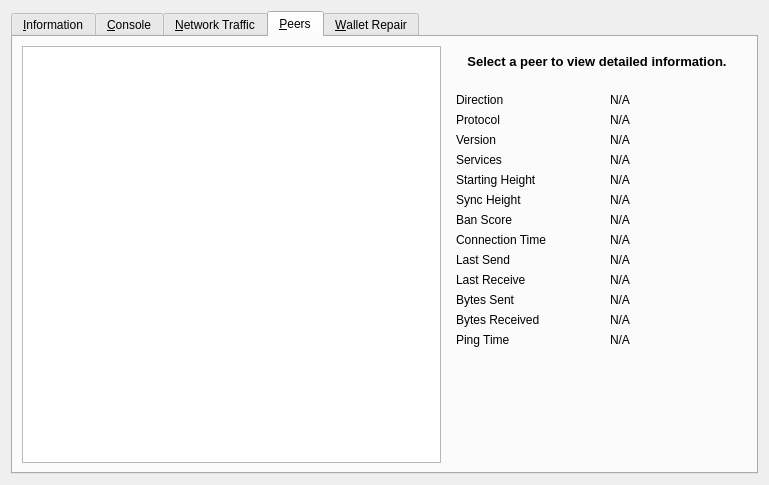
<?xml version="1.0" encoding="UTF-8"?>
<ui version="4.0">
 <class>RPCConsole</class>
 <widget class="QDialog" name="RPCConsole">
  <property name="geometry">
   <rect>
    <x>0</x>
    <y>0</y>
    <width>769</width>
    <height>485</height>
   </rect>
  </property>
  <property name="windowTitle">
   <string>Tools window</string>
  </property>
  <layout class="QVBoxLayout" name="verticalLayout_2">
   <item>
    <widget class="QTabWidget" name="tabWidget">
     <property name="currentIndex">
      <number>3</number>
     </property>
     <widget class="QWidget" name="tab_info">
      <attribute name="title">
       <string>&amp;Information</string>
      </attribute>
      <layout class="QGridLayout" name="gridLayout" columnstretch="0,0">
       <property name="horizontalSpacing">
        <number>12</number>
       </property>
       <item row="11" column="0">
        <widget class="QLabel" name="blockchainHeader">
         <property name="font">
          <font>
           <weight>75</weight>
           <bold>true</bold>
          </font>
         </property>
         <property name="text">
          <string>Block chain</string>
         </property>
        </widget>
       </item>
       <item row="10" column="1">
        <widget class="QLabel" name="masternodeCount">
         <property name="text">
          <string>N/A</string>
         </property>
        </widget>
       </item>
       <item row="1" column="1">
        <widget class="QLabel" name="clientName">
         <property name="cursor">
          <cursorShape>IBeamCursor</cursorShape>
         </property>
         <property name="text">
          <string>N/A</string>
         </property>
         <property name="textFormat">
          <enum>Qt::PlainText</enum>
         </property>
         <property name="textInteractionFlags">
          <set>Qt::LinksAccessibleByMouse|Qt::TextSelectableByKeyboard|Qt::TextSelectableByMouse</set>
         </property>
        </widget>
       </item>
       <item row="0" column="0">
        <widget class="QLabel" name="generalHeader">
         <property name="font">
          <font>
           <weight>75</weight>
           <bold>true</bold>
          </font>
         </property>
         <property name="text">
          <string>General</string>
         </property>
        </widget>
       </item>
       <item row="1" column="0">
        <widget class="QLabel" name="clientNameLabel">
         <property name="text">
          <string>Client name</string>
         </property>
        </widget>
       </item>
       <item row="3" column="1">
        <widget class="QLabel" name="openSSLVersion">
         <property name="cursor">
          <cursorShape>IBeamCursor</cursorShape>
         </property>
         <property name="text">
          <string>N/A</string>
         </property>
         <property name="textFormat">
          <enum>Qt::PlainText</enum>
         </property>
         <property name="textInteractionFlags">
          <set>Qt::LinksAccessibleByMouse|Qt::TextSelectableByKeyboard|Qt::TextSelectableByMouse</set>
         </property>
        </widget>
       </item>
       <item row="5" column="0">
        <widget class="QLabel" name="buildDateLabel">
         <property name="text">
          <string>Build date</string>
         </property>
        </widget>
       </item>
       <item row="9" column="0">
        <widget class="QLabel" name="numberOfConnectionsLabel">
         <property name="text">
          <string>Number of connections</string>
         </property>
        </widget>
       </item>
       <item row="4" column="1">
        <widget class="QLabel" name="berkeleyDBVersion">
         <property name="cursor">
          <cursorShape>IBeamCursor</cursorShape>
         </property>
         <property name="text">
          <string>N/A</string>
         </property>
         <property name="textFormat">
          <enum>Qt::PlainText</enum>
         </property>
         <property name="textInteractionFlags">
          <set>Qt::LinksAccessibleByMouse|Qt::TextSelectableByKeyboard|Qt::TextSelectableByMouse</set>
         </property>
        </widget>
       </item>
       <item row="6" column="0">
        <widget class="QLabel" name="startupTimeLabel">
         <property name="text">
          <string>Startup time</string>
         </property>
        </widget>
       </item>
       <item row="9" column="1">
        <widget class="QLabel" name="numberOfConnections">
         <property name="cursor">
          <cursorShape>IBeamCursor</cursorShape>
         </property>
         <property name="text">
          <string>N/A</string>
         </property>
         <property name="textFormat">
          <enum>Qt::PlainText</enum>
         </property>
         <property name="textInteractionFlags">
          <set>Qt::LinksAccessibleByMouse|Qt::TextSelectableByKeyboard|Qt::TextSelectableByMouse</set>
         </property>
        </widget>
       </item>
       <item row="12" column="0">
        <widget class="QLabel" name="numberOfBlocksLabel">
         <property name="text">
          <string>Current number of blocks</string>
         </property>
        </widget>
       </item>
       <item row="12" column="1">
        <widget class="QLabel" name="numberOfBlocks">
         <property name="cursor">
          <cursorShape>IBeamCursor</cursorShape>
         </property>
         <property name="text">
          <string>N/A</string>
         </property>
         <property name="textFormat">
          <enum>Qt::PlainText</enum>
         </property>
         <property name="textInteractionFlags">
          <set>Qt::LinksAccessibleByMouse|Qt::TextSelectableByKeyboard|Qt::TextSelectableByMouse</set>
         </property>
        </widget>
       </item>
       <item row="13" column="0">
        <widget class="QLabel" name="lastBlockTimeLabel">
         <property name="text">
          <string>Last block time</string>
         </property>
        </widget>
       </item>
       <item row="16" column="0">
        <widget class="QPushButton" name="openDebugLogfileButton">
         <property name="toolTip">
          <string>Open the PCIB debug log file from the current data directory. This can take a few seconds for large log files.</string>
         </property>
         <property name="text">
          <string>&amp;Open</string>
         </property>
         <property name="autoDefault">
          <bool>false</bool>
         </property>
        </widget>
       </item>
       <item row="15" column="0">
        <widget class="QLabel" name="debugLogFileHeader">
         <property name="font">
          <font>
           <weight>75</weight>
           <bold>true</bold>
          </font>
         </property>
         <property name="text">
          <string>Debug log file</string>
         </property>
        </widget>
       </item>
       <item row="14" column="0">
        <spacer name="verticalSpacer_2">
         <property name="orientation">
          <enum>Qt::Vertical</enum>
         </property>
         <property name="sizeHint" stdset="0">
          <size>
           <width>20</width>
           <height>20</height>
          </size>
         </property>
        </spacer>
       </item>
       <item row="13" column="1">
        <widget class="QLabel" name="lastBlockTime">
         <property name="cursor">
          <cursorShape>IBeamCursor</cursorShape>
         </property>
         <property name="text">
          <string>N/A</string>
         </property>
         <property name="textFormat">
          <enum>Qt::PlainText</enum>
         </property>
         <property name="textInteractionFlags">
          <set>Qt::LinksAccessibleByMouse|Qt::TextSelectableByKeyboard|Qt::TextSelectableByMouse</set>
         </property>
        </widget>
       </item>
       <item row="2" column="0">
        <widget class="QLabel" name="clientVersionLabel">
         <property name="text">
          <string>Client version</string>
         </property>
        </widget>
       </item>
       <item row="2" column="1">
        <widget class="QLabel" name="clientVersion">
         <property name="cursor">
          <cursorShape>IBeamCursor</cursorShape>
         </property>
         <property name="text">
          <string>N/A</string>
         </property>
         <property name="textFormat">
          <enum>Qt::PlainText</enum>
         </property>
         <property name="textInteractionFlags">
          <set>Qt::LinksAccessibleByMouse|Qt::TextSelectableByKeyboard|Qt::TextSelectableByMouse</set>
         </property>
        </widget>
       </item>
       <item row="7" column="0">
        <widget class="QLabel" name="networkHeader">
         <property name="font">
          <font>
           <weight>75</weight>
           <bold>true</bold>
          </font>
         </property>
         <property name="text">
          <string>Network</string>
         </property>
        </widget>
       </item>
       <item row="8" column="0">
        <widget class="QLabel" name="networkNameLabel">
         <property name="text">
          <string>Name</string>
         </property>
        </widget>
       </item>
       <item row="6" column="1">
        <widget class="QLabel" name="startupTime">
         <property name="cursor">
          <cursorShape>IBeamCursor</cursorShape>
         </property>
         <property name="text">
          <string>N/A</string>
         </property>
         <property name="textFormat">
          <enum>Qt::PlainText</enum>
         </property>
         <property name="textInteractionFlags">
          <set>Qt::LinksAccessibleByMouse|Qt::TextSelectableByKeyboard|Qt::TextSelectableByMouse</set>
         </property>
        </widget>
       </item>
       <item row="3" column="0">
        <widget class="QLabel" name="openSSLVersionLabel">
         <property name="text">
          <string>Using OpenSSL version</string>
         </property>
         <property name="indent">
          <number>10</number>
         </property>
        </widget>
       </item>
       <item row="8" column="1">
        <widget class="QLabel" name="networkName">
         <property name="cursor">
          <cursorShape>IBeamCursor</cursorShape>
         </property>
         <property name="text">
          <string>N/A</string>
         </property>
         <property name="textFormat">
          <enum>Qt::PlainText</enum>
         </property>
         <property name="textInteractionFlags">
          <set>Qt::LinksAccessibleByMouse|Qt::TextSelectableByKeyboard|Qt::TextSelectableByMouse</set>
         </property>
        </widget>
       </item>
       <item row="10" column="0">
        <widget class="QLabel" name="masternodeCountLabel">
         <property name="text">
          <string>Number of Masternodes</string>
         </property>
        </widget>
       </item>
       <item row="5" column="1">
        <widget class="QLabel" name="buildDate">
         <property name="cursor">
          <cursorShape>IBeamCursor</cursorShape>
         </property>
         <property name="text">
          <string>N/A</string>
         </property>
         <property name="textFormat">
          <enum>Qt::PlainText</enum>
         </property>
         <property name="textInteractionFlags">
          <set>Qt::LinksAccessibleByMouse|Qt::TextSelectableByKeyboard|Qt::TextSelectableByMouse</set>
         </property>
        </widget>
       </item>
       <item row="4" column="0">
        <widget class="QLabel" name="berkeleyDBVersionLabel">
         <property name="text">
          <string>Using BerkeleyDB version</string>
         </property>
         <property name="indent">
          <number>10</number>
         </property>
        </widget>
       </item>
      </layout>
     </widget>
     <widget class="QWidget" name="tab_console">
      <attribute name="title">
       <string>&amp;Console</string>
      </attribute>
      <layout class="QVBoxLayout" name="verticalLayout_3">
       <property name="spacing">
        <number>3</number>
       </property>
       <item>
        <widget class="QTextEdit" name="messagesWidget">
         <property name="minimumSize">
          <size>
           <width>0</width>
           <height>100</height>
          </size>
         </property>
         <property name="readOnly">
          <bool>true</bool>
         </property>
         <property name="tabKeyNavigation" stdset="0">
          <bool>false</bool>
         </property>
         <property name="columnCount" stdset="0">
          <number>2</number>
         </property>
        </widget>
       </item>
       <item>
        <layout class="QHBoxLayout" name="horizontalLayout">
         <property name="spacing">
          <number>3</number>
         </property>
         <item>
          <widget class="QLabel" name="label">
           <property name="text">
            <string notr="true">&gt;</string>
           </property>
          </widget>
         </item>
         <item>
          <widget class="QLineEdit" name="lineEdit"/>
         </item>
         <item>
          <widget class="QPushButton" name="clearButton">
           <property name="maximumSize">
            <size>
             <width>24</width>
             <height>24</height>
            </size>
           </property>
           <property name="toolTip">
            <string>Clear console</string>
           </property>
           <property name="text">
            <string/>
           </property>
           <property name="icon">
            <iconset resource="../pcib.qrc">
             <normaloff>:/icons/remove</normaloff>:/icons/remove</iconset>
           </property>
           <property name="shortcut">
            <string notr="true">Ctrl+L</string>
           </property>
           <property name="autoDefault">
            <bool>false</bool>
           </property>
          </widget>
         </item>
        </layout>
       </item>
      </layout>
     </widget>
     <widget class="QWidget" name="tab_nettraffic">
      <attribute name="title">
       <string>&amp;Network Traffic</string>
      </attribute>
      <layout class="QHBoxLayout" name="horizontalLayout_3">
       <item>
        <layout class="QVBoxLayout" name="verticalLayout_4">
         <item>
          <widget class="TrafficGraphWidget" name="trafficGraph" native="true">
           <property name="sizePolicy">
            <sizepolicy hsizetype="Expanding" vsizetype="Expanding">
             <horstretch>0</horstretch>
             <verstretch>0</verstretch>
            </sizepolicy>
           </property>
          </widget>
         </item>
         <item>
          <layout class="QHBoxLayout" name="horizontalLayout_2">
           <item>
            <widget class="QSlider" name="sldGraphRange">
             <property name="minimum">
              <number>1</number>
             </property>
             <property name="maximum">
              <number>288</number>
             </property>
             <property name="pageStep">
              <number>12</number>
             </property>
             <property name="value">
              <number>6</number>
             </property>
             <property name="orientation">
              <enum>Qt::Horizontal</enum>
             </property>
            </widget>
           </item>
           <item>
            <widget class="QLabel" name="lblGraphRange">
             <property name="minimumSize">
              <size>
               <width>100</width>
               <height>0</height>
              </size>
             </property>
             <property name="alignment">
              <set>Qt::AlignCenter</set>
             </property>
            </widget>
           </item>
           <item>
            <widget class="QPushButton" name="btnClearTrafficGraph">
             <property name="text">
              <string>&amp;Clear</string>
             </property>
             <property name="autoDefault">
              <bool>false</bool>
             </property>
            </widget>
           </item>
          </layout>
         </item>
        </layout>
       </item>
       <item>
        <layout class="QVBoxLayout" name="verticalLayout">
         <item>
          <widget class="QGroupBox" name="groupBox">
           <property name="title">
            <string>Totals</string>
           </property>
           <layout class="QVBoxLayout" name="verticalLayout_5">
            <item>
             <layout class="QHBoxLayout" name="horizontalLayout_4">
              <item>
               <widget class="Line" name="line">
                <property name="sizePolicy">
                 <sizepolicy hsizetype="Fixed" vsizetype="Fixed">
                  <horstretch>0</horstretch>
                  <verstretch>0</verstretch>
                 </sizepolicy>
                </property>
                <property name="minimumSize">
                 <size>
                  <width>10</width>
                  <height>0</height>
                 </size>
                </property>
                <property name="palette">
                 <palette>
                  <active>
                   <colorrole role="Light">
                    <brush brushstyle="SolidPattern">
                     <color alpha="255">
                      <red>0</red>
                      <green>255</green>
                      <blue>0</blue>
                     </color>
                    </brush>
                   </colorrole>
                  </active>
                  <inactive>
                   <colorrole role="Light">
                    <brush brushstyle="SolidPattern">
                     <color alpha="255">
                      <red>0</red>
                      <green>255</green>
                      <blue>0</blue>
                     </color>
                    </brush>
                   </colorrole>
                  </inactive>
                  <disabled>
                   <colorrole role="Light">
                    <brush brushstyle="SolidPattern">
                     <color alpha="255">
                      <red>0</red>
                      <green>255</green>
                      <blue>0</blue>
                     </color>
                    </brush>
                   </colorrole>
                  </disabled>
                 </palette>
                </property>
                <property name="orientation">
                 <enum>Qt::Horizontal</enum>
                </property>
               </widget>
              </item>
              <item>
               <widget class="QLabel" name="label_16">
                <property name="text">
                 <string>Received</string>
                </property>
               </widget>
              </item>
              <item>
               <widget class="QLabel" name="lblBytesIn">
                <property name="minimumSize">
                 <size>
                  <width>50</width>
                  <height>0</height>
                 </size>
                </property>
                <property name="alignment">
                 <set>Qt::AlignRight|Qt::AlignTrailing|Qt::AlignVCenter</set>
                </property>
               </widget>
              </item>
             </layout>
            </item>
            <item>
             <layout class="QHBoxLayout" name="horizontalLayout_5">
              <item>
               <widget class="Line" name="line_2">
                <property name="sizePolicy">
                 <sizepolicy hsizetype="Fixed" vsizetype="Fixed">
                  <horstretch>0</horstretch>
                  <verstretch>0</verstretch>
                 </sizepolicy>
                </property>
                <property name="minimumSize">
                 <size>
                  <width>10</width>
                  <height>0</height>
                 </size>
                </property>
                <property name="palette">
                 <palette>
                  <active>
                   <colorrole role="Light">
                    <brush brushstyle="SolidPattern">
                     <color alpha="255">
                      <red>255</red>
                      <green>0</green>
                      <blue>0</blue>
                     </color>
                    </brush>
                   </colorrole>
                  </active>
                  <inactive>
                   <colorrole role="Light">
                    <brush brushstyle="SolidPattern">
                     <color alpha="255">
                      <red>255</red>
                      <green>0</green>
                      <blue>0</blue>
                     </color>
                    </brush>
                   </colorrole>
                  </inactive>
                  <disabled>
                   <colorrole role="Light">
                    <brush brushstyle="SolidPattern">
                     <color alpha="255">
                      <red>255</red>
                      <green>0</green>
                      <blue>0</blue>
                     </color>
                    </brush>
                   </colorrole>
                  </disabled>
                 </palette>
                </property>
                <property name="orientation">
                 <enum>Qt::Horizontal</enum>
                </property>
               </widget>
              </item>
              <item>
               <widget class="QLabel" name="label_17">
                <property name="text">
                 <string>Sent</string>
                </property>
               </widget>
              </item>
              <item>
               <widget class="QLabel" name="lblBytesOut">
                <property name="minimumSize">
                 <size>
                  <width>50</width>
                  <height>0</height>
                 </size>
                </property>
                <property name="alignment">
                 <set>Qt::AlignRight|Qt::AlignTrailing|Qt::AlignVCenter</set>
                </property>
               </widget>
              </item>
             </layout>
            </item>
            <item>
             <spacer name="verticalSpacer_4">
              <property name="orientation">
               <enum>Qt::Vertical</enum>
              </property>
              <property name="sizeHint" stdset="0">
               <size>
                <width>20</width>
                <height>407</height>
               </size>
              </property>
             </spacer>
            </item>
           </layout>
          </widget>
         </item>
        </layout>
       </item>
      </layout>
     </widget>
     <widget class="QWidget" name="tab_peers">
      <attribute name="title">
       <string>&amp;Peers</string>
      </attribute>
      <layout class="QGridLayout" name="gridLayout_2">
       <item row="0" column="0" rowspan="2">
        <widget class="QTableView" name="peerWidget">
         <property name="horizontalScrollBarPolicy">
          <enum>Qt::ScrollBarAsNeeded</enum>
         </property>
         <property name="sortingEnabled">
          <bool>true</bool>
         </property>
         <attribute name="horizontalHeaderHighlightSections">
          <bool>false</bool>
         </attribute>
        </widget>
       </item>
       <item row="0" column="1">
        <widget class="QLabel" name="peerHeading">
         <property name="sizePolicy">
          <sizepolicy hsizetype="Preferred" vsizetype="Minimum">
           <horstretch>0</horstretch>
           <verstretch>0</verstretch>
          </sizepolicy>
         </property>
         <property name="minimumSize">
          <size>
           <width>300</width>
           <height>32</height>
          </size>
         </property>
         <property name="font">
          <font>
           <pointsize>10</pointsize>
           <weight>75</weight>
           <bold>true</bold>
          </font>
         </property>
         <property name="cursor">
          <cursorShape>IBeamCursor</cursorShape>
         </property>
         <property name="text">
          <string>Select a peer to view detailed information.</string>
         </property>
         <property name="alignment">
          <set>Qt::AlignCenter</set>
         </property>
         <property name="wordWrap">
          <bool>true</bool>
         </property>
         <property name="textInteractionFlags">
          <set>Qt::LinksAccessibleByMouse|Qt::TextSelectableByKeyboard|Qt::TextSelectableByMouse</set>
         </property>
        </widget>
       </item>
       <item row="1" column="1">
        <widget class="QWidget" name="detailWidget" native="true">
         <property name="minimumSize">
          <size>
           <width>300</width>
           <height>0</height>
          </size>
         </property>
         <layout class="QGridLayout" name="gridLayout_3">
          <item row="0" column="0">
           <widget class="QLabel" name="label_23">
            <property name="text">
             <string>Direction</string>
            </property>
           </widget>
          </item>
          <item row="0" column="2">
           <widget class="QLabel" name="peerDirection">
            <property name="cursor">
             <cursorShape>IBeamCursor</cursorShape>
            </property>
            <property name="text">
             <string>N/A</string>
            </property>
            <property name="textFormat">
             <enum>Qt::PlainText</enum>
            </property>
            <property name="textInteractionFlags">
             <set>Qt::LinksAccessibleByMouse|Qt::TextSelectableByKeyboard|Qt::TextSelectableByMouse</set>
            </property>
           </widget>
          </item>
          <item row="1" column="0">
           <widget class="QLabel" name="label_21">
            <property name="text">
             <string>Protocol</string>
            </property>
           </widget>
          </item>
          <item row="1" column="2">
           <widget class="QLabel" name="peerVersion">
            <property name="cursor">
             <cursorShape>IBeamCursor</cursorShape>
            </property>
            <property name="text">
             <string>N/A</string>
            </property>
            <property name="textFormat">
             <enum>Qt::PlainText</enum>
            </property>
            <property name="textInteractionFlags">
             <set>Qt::LinksAccessibleByMouse|Qt::TextSelectableByKeyboard|Qt::TextSelectableByMouse</set>
            </property>
           </widget>
          </item>
          <item row="2" column="0">
           <widget class="QLabel" name="label_28">
            <property name="text">
             <string>Version</string>
            </property>
           </widget>
          </item>
          <item row="2" column="2">
           <widget class="QLabel" name="peerSubversion">
            <property name="cursor">
             <cursorShape>IBeamCursor</cursorShape>
            </property>
            <property name="text">
             <string>N/A</string>
            </property>
            <property name="textFormat">
             <enum>Qt::PlainText</enum>
            </property>
            <property name="textInteractionFlags">
             <set>Qt::LinksAccessibleByMouse|Qt::TextSelectableByKeyboard|Qt::TextSelectableByMouse</set>
            </property>
           </widget>
          </item>
          <item row="3" column="0">
           <widget class="QLabel" name="label_4">
            <property name="text">
             <string>Services</string>
            </property>
           </widget>
          </item>
          <item row="3" column="2">
           <widget class="QLabel" name="peerServices">
            <property name="cursor">
             <cursorShape>IBeamCursor</cursorShape>
            </property>
            <property name="text">
             <string>N/A</string>
            </property>
            <property name="textFormat">
             <enum>Qt::PlainText</enum>
            </property>
            <property name="textInteractionFlags">
             <set>Qt::LinksAccessibleByMouse|Qt::TextSelectableByKeyboard|Qt::TextSelectableByMouse</set>
            </property>
           </widget>
          </item>
          <item row="5" column="0">
           <widget class="QLabel" name="label_29">
            <property name="text">
             <string>Starting Height</string>
            </property>
           </widget>
          </item>
          <item row="5" column="2">
           <widget class="QLabel" name="peerHeight">
            <property name="cursor">
             <cursorShape>IBeamCursor</cursorShape>
            </property>
            <property name="text">
             <string>N/A</string>
            </property>
            <property name="textFormat">
             <enum>Qt::PlainText</enum>
            </property>
            <property name="textInteractionFlags">
             <set>Qt::LinksAccessibleByMouse|Qt::TextSelectableByKeyboard|Qt::TextSelectableByMouse</set>
            </property>
           </widget>
          </item>
          <item row="6" column="0">
           <widget class="QLabel" name="label_27">
            <property name="text">
             <string>Sync Height</string>
            </property>
           </widget>
          </item>
          <item row="6" column="2">
           <widget class="QLabel" name="peerSyncHeight">
            <property name="cursor">
             <cursorShape>IBeamCursor</cursorShape>
            </property>
            <property name="text">
             <string>N/A</string>
            </property>
            <property name="textFormat">
             <enum>Qt::PlainText</enum>
            </property>
            <property name="textInteractionFlags">
             <set>Qt::LinksAccessibleByMouse|Qt::TextSelectableByKeyboard|Qt::TextSelectableByMouse</set>
            </property>
           </widget>
          </item>
          <item row="7" column="0">
           <widget class="QLabel" name="label_24">
            <property name="text">
             <string>Ban Score</string>
            </property>
           </widget>
          </item>
          <item row="7" column="2">
           <widget class="QLabel" name="peerBanScore">
            <property name="cursor">
             <cursorShape>IBeamCursor</cursorShape>
            </property>
            <property name="text">
             <string>N/A</string>
            </property>
            <property name="textFormat">
             <enum>Qt::PlainText</enum>
            </property>
            <property name="textInteractionFlags">
             <set>Qt::LinksAccessibleByMouse|Qt::TextSelectableByKeyboard|Qt::TextSelectableByMouse</set>
            </property>
           </widget>
          </item>
          <item row="8" column="0">
           <widget class="QLabel" name="label_22">
            <property name="text">
             <string>Connection Time</string>
            </property>
           </widget>
          </item>
          <item row="8" column="2">
           <widget class="QLabel" name="peerConnTime">
            <property name="cursor">
             <cursorShape>IBeamCursor</cursorShape>
            </property>
            <property name="text">
             <string>N/A</string>
            </property>
            <property name="textFormat">
             <enum>Qt::PlainText</enum>
            </property>
            <property name="textInteractionFlags">
             <set>Qt::LinksAccessibleByMouse|Qt::TextSelectableByKeyboard|Qt::TextSelectableByMouse</set>
            </property>
           </widget>
          </item>
          <item row="9" column="0">
           <widget class="QLabel" name="label_15">
            <property name="text">
             <string>Last Send</string>
            </property>
           </widget>
          </item>
          <item row="9" column="2">
           <widget class="QLabel" name="peerLastSend">
            <property name="cursor">
             <cursorShape>IBeamCursor</cursorShape>
            </property>
            <property name="text">
             <string>N/A</string>
            </property>
            <property name="textFormat">
             <enum>Qt::PlainText</enum>
            </property>
            <property name="textInteractionFlags">
             <set>Qt::LinksAccessibleByMouse|Qt::TextSelectableByKeyboard|Qt::TextSelectableByMouse</set>
            </property>
           </widget>
          </item>
          <item row="10" column="0">
           <widget class="QLabel" name="label_19">
            <property name="text">
             <string>Last Receive</string>
            </property>
           </widget>
          </item>
          <item row="10" column="2">
           <widget class="QLabel" name="peerLastRecv">
            <property name="cursor">
             <cursorShape>IBeamCursor</cursorShape>
            </property>
            <property name="text">
             <string>N/A</string>
            </property>
            <property name="textFormat">
             <enum>Qt::PlainText</enum>
            </property>
            <property name="textInteractionFlags">
             <set>Qt::LinksAccessibleByMouse|Qt::TextSelectableByKeyboard|Qt::TextSelectableByMouse</set>
            </property>
           </widget>
          </item>
          <item row="11" column="0">
           <widget class="QLabel" name="label_18">
            <property name="text">
             <string>Bytes Sent</string>
            </property>
           </widget>
          </item>
          <item row="11" column="2">
           <widget class="QLabel" name="peerBytesSent">
            <property name="cursor">
             <cursorShape>IBeamCursor</cursorShape>
            </property>
            <property name="text">
             <string>N/A</string>
            </property>
            <property name="textFormat">
             <enum>Qt::PlainText</enum>
            </property>
            <property name="textInteractionFlags">
             <set>Qt::LinksAccessibleByMouse|Qt::TextSelectableByKeyboard|Qt::TextSelectableByMouse</set>
            </property>
           </widget>
          </item>
          <item row="12" column="0">
           <widget class="QLabel" name="label_20">
            <property name="text">
             <string>Bytes Received</string>
            </property>
           </widget>
          </item>
          <item row="12" column="2">
           <widget class="QLabel" name="peerBytesRecv">
            <property name="cursor">
             <cursorShape>IBeamCursor</cursorShape>
            </property>
            <property name="text">
             <string>N/A</string>
            </property>
            <property name="textFormat">
             <enum>Qt::PlainText</enum>
            </property>
            <property name="textInteractionFlags">
             <set>Qt::LinksAccessibleByMouse|Qt::TextSelectableByKeyboard|Qt::TextSelectableByMouse</set>
            </property>
           </widget>
          </item>
          <item row="13" column="0">
           <widget class="QLabel" name="label_26">
            <property name="text">
             <string>Ping Time</string>
            </property>
           </widget>
          </item>
          <item row="13" column="2">
           <widget class="QLabel" name="peerPingTime">
            <property name="cursor">
             <cursorShape>IBeamCursor</cursorShape>
            </property>
            <property name="text">
             <string>N/A</string>
            </property>
            <property name="textFormat">
             <enum>Qt::PlainText</enum>
            </property>
            <property name="textInteractionFlags">
             <set>Qt::LinksAccessibleByMouse|Qt::TextSelectableByKeyboard|Qt::TextSelectableByMouse</set>
            </property>
           </widget>
          </item>
          <item row="14" column="1">
           <spacer name="verticalSpacer_3">
            <property name="orientation">
             <enum>Qt::Vertical</enum>
            </property>
            <property name="sizeHint" stdset="0">
             <size>
              <width>20</width>
              <height>40</height>
             </size>
            </property>
           </spacer>
          </item>
         </layout>
        </widget>
       </item>
      </layout>
     </widget>
     <widget class="QWidget" name="tab_repair">
      <attribute name="title">
       <string>&amp;Wallet Repair</string>
      </attribute>
      <widget class="QPushButton" name="btn_salvagewallet">
       <property name="geometry">
        <rect>
         <x>10</x>
         <y>90</y>
         <width>301</width>
         <height>23</height>
        </rect>
       </property>
       <property name="minimumSize">
        <size>
         <width>180</width>
         <height>23</height>
        </size>
       </property>
       <property name="text">
        <string>Salvage wallet</string>
       </property>
      </widget>
      <widget class="QPushButton" name="btn_rescan">
       <property name="geometry">
        <rect>
         <x>10</x>
         <y>140</y>
         <width>301</width>
         <height>23</height>
        </rect>
       </property>
       <property name="minimumSize">
        <size>
         <width>180</width>
         <height>23</height>
        </size>
       </property>
       <property name="text">
        <string>Rescan blockchain files</string>
       </property>
      </widget>
      <widget class="QPushButton" name="btn_zapwallettxes1">
       <property name="geometry">
        <rect>
         <x>10</x>
         <y>190</y>
         <width>301</width>
         <height>23</height>
        </rect>
       </property>
       <property name="minimumSize">
        <size>
         <width>180</width>
         <height>23</height>
        </size>
       </property>
       <property name="text">
        <string>Recover transactions 1</string>
       </property>
      </widget>
      <widget class="QPushButton" name="btn_zapwallettxes2">
       <property name="geometry">
        <rect>
         <x>10</x>
         <y>240</y>
         <width>301</width>
         <height>23</height>
        </rect>
       </property>
       <property name="minimumSize">
        <size>
         <width>180</width>
         <height>23</height>
        </size>
       </property>
       <property name="text">
        <string>Recover transactions 2</string>
       </property>
      </widget>
      <widget class="QPushButton" name="btn_upgradewallet">
       <property name="geometry">
        <rect>
         <x>10</x>
         <y>290</y>
         <width>301</width>
         <height>23</height>
        </rect>
       </property>
       <property name="minimumSize">
        <size>
         <width>180</width>
         <height>23</height>
        </size>
       </property>
       <property name="text">
        <string>Upgrade wallet format</string>
       </property>
      </widget>
      <widget class="QLabel" name="label_repair_helptext">
       <property name="geometry">
        <rect>
         <x>10</x>
         <y>30</y>
         <width>711</width>
         <height>41</height>
        </rect>
       </property>
       <property name="font">
        <font>
         <weight>50</weight>
         <bold>false</bold>
        </font>
       </property>
       <property name="text">
        <string>The buttons below will restart the wallet with command-line options to repair the wallet, fix issues with corrupt blockhain files or missing/obsolete transactions.</string>
       </property>
       <property name="wordWrap">
        <bool>true</bool>
       </property>
      </widget>
      <widget class="QLabel" name="label_repair_salvage">
       <property name="geometry">
        <rect>
         <x>330</x>
         <y>80</y>
         <width>411</width>
         <height>41</height>
        </rect>
       </property>
       <property name="text">
        <string>-salvagewallet: Attempt to recover private keys from a corrupt wallet.dat.</string>
       </property>
       <property name="wordWrap">
        <bool>true</bool>
       </property>
      </widget>
      <widget class="QLabel" name="label_repair_rescan">
       <property name="geometry">
        <rect>
         <x>330</x>
         <y>129</y>
         <width>411</width>
         <height>41</height>
        </rect>
       </property>
       <property name="text">
        <string>-rescan: Rescan the block chain for missing wallet transactions.</string>
       </property>
       <property name="wordWrap">
        <bool>true</bool>
       </property>
      </widget>
      <widget class="QLabel" name="label_repair_zap1">
       <property name="geometry">
        <rect>
         <x>330</x>
         <y>179</y>
         <width>411</width>
         <height>41</height>
        </rect>
       </property>
       <property name="text">
        <string>-zapwallettxes=1: Recover transactions from blockchain (keep meta-data, e.g. account owner).</string>
       </property>
       <property name="wordWrap">
        <bool>true</bool>
       </property>
      </widget>
      <widget class="QLabel" name="label_repair_zap2">
       <property name="geometry">
        <rect>
         <x>330</x>
         <y>229</y>
         <width>411</width>
         <height>41</height>
        </rect>
       </property>
       <property name="text">
        <string>-zapwallettxes=2: Recover transactions from blockchain (drop meta-data).</string>
       </property>
       <property name="wordWrap">
        <bool>true</bool>
       </property>
      </widget>
      <widget class="QLabel" name="label_repair_upgrade">
       <property name="geometry">
        <rect>
         <x>330</x>
         <y>279</y>
         <width>411</width>
         <height>41</height>
        </rect>
       </property>
       <property name="text">
        <string>-upgradewallet: Upgrade wallet to latest format on startup. (Note: this is NOT an update of the wallet itself!)</string>
       </property>
       <property name="wordWrap">
        <bool>true</bool>
       </property>
      </widget>
      <widget class="QLabel" name="label_repair_header">
       <property name="geometry">
        <rect>
         <x>10</x>
         <y>10</y>
         <width>711</width>
         <height>16</height>
        </rect>
       </property>
       <property name="font">
        <font>
         <pointsize>10</pointsize>
         <weight>75</weight>
         <bold>true</bold>
        </font>
       </property>
       <property name="text">
        <string>Wallet repair options.</string>
       </property>
       <property name="wordWrap">
        <bool>true</bool>
       </property>
      </widget>
      <widget class="QPushButton" name="btn_reindex">
       <property name="geometry">
        <rect>
         <x>10</x>
         <y>340</y>
         <width>301</width>
         <height>23</height>
        </rect>
       </property>
       <property name="text">
        <string>Rebuild index</string>
       </property>
      </widget>
      <widget class="QLabel" name="label_repair_reindex">
       <property name="geometry">
        <rect>
         <x>330</x>
         <y>330</y>
         <width>411</width>
         <height>41</height>
        </rect>
       </property>
       <property name="text">
        <string>-reindex: Rebuild block chain index from current blk000??.dat files.</string>
       </property>
       <property name="wordWrap">
        <bool>true</bool>
       </property>
      </widget>
     </widget>
    </widget>
   </item>
  </layout>
 </widget>
 <customwidgets>
  <customwidget>
   <class>TrafficGraphWidget</class>
   <extends>QWidget</extends>
   <header>trafficgraphwidget.h</header>
   <container>1</container>
   <slots>
    <slot>clear()</slot>
   </slots>
  </customwidget>
 </customwidgets>
 <resources>
  <include location="../pcib.qrc"/>
 </resources>
 <connections/>
</ui>
